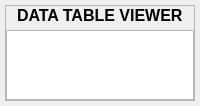
            <widget class="QWidget" name="table_view_page">
             <layout class="QVBoxLayout" name="verticalLayout_12">
              <property name="spacing">
               <number>0</number>
              </property>
              <property name="leftMargin">
               <number>5</number>
              </property>
              <property name="topMargin">
               <number>5</number>
              </property>
              <property name="rightMargin">
               <number>5</number>
              </property>
              <property name="bottomMargin">
               <number>5</number>
              </property>
              <item>
               <widget class="QFrame" name="table_view_page_frame">
                <property name="frameShape">
                 <enum>QFrame::StyledPanel</enum>
                </property>
                <property name="frameShadow">
                 <enum>QFrame::Raised</enum>
                </property>
                <layout class="QVBoxLayout" name="verticalLayout_9">
                 <property name="spacing">
                  <number>5</number>
                 </property>
                 <property name="leftMargin">
                  <number>0</number>
                 </property>
                 <property name="topMargin">
                  <number>0</number>
                 </property>
                 <property name="rightMargin">
                  <number>0</number>
                 </property>
                 <property name="bottomMargin">
                  <number>0</number>
                 </property>
                 <item alignment="Qt::AlignHCenter">
                  <widget class="QLabel" name="label_4">
                   <property name="font">
                    <font>
                     <pointsize>12</pointsize>
                     <weight>75</weight>
                     <bold>true</bold>
                    </font>
                   </property>
                   <property name="text">
                    <string>DATA TABLE VIEWER</string>
                   </property>
                  </widget>
                 </item>
                 <item>
                  <widget class="QTableView" name="data_table_viewer">
                   <property name="enabled">
                    <bool>true</bool>
                   </property>
                   <property name="font">
                    <font>
                     <pointsize>8</pointsize>
                    </font>
                   </property>
                   <property name="sizeAdjustPolicy">
                    <enum>QAbstractScrollArea::AdjustToContents</enum>
                   </property>
                   <property name="autoScrollMargin">
                    <number>0</number>
                   </property>
                   <property name="editTriggers">
                    <set>QAbstractItemView::NoEditTriggers</set>
                   </property>
                   <attribute name="horizontalHeaderMinimumSectionSize">
                    <number>10</number>
                   </attribute>
                   <attribute name="horizontalHeaderDefaultSectionSize">
                    <number>100</number>
                   </attribute>
                  </widget>
                 </item>
                </layout>
               </widget>
              </item>
             </layout>
            </widget>
